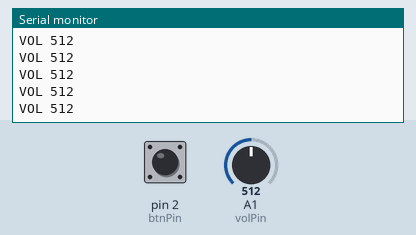
Recording of a sketch running on a simulated Arduino Uno, built with avr-gcc and run on an emulated ATmega328P. On the bench: the last lines printed to the serial monitor. Inputs (shaded band) come from the test bench; at power-on: A1 (volPin) = 512, pin 2 (btnPin) LOW.

Above: at 9.8 s.
9.9 s: A1 (volPin) set to 106
At 10.9 s:
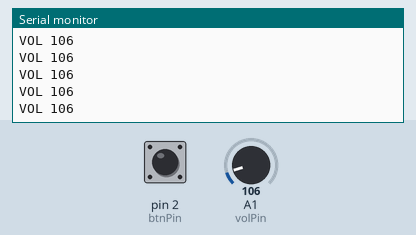
12.9 s: A1 (volPin) set to 91
At 13.9 s:
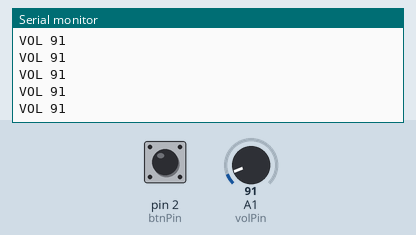
Timing chart, 0 to 15.9 s (numbered marks = the images above; inputs shaded):
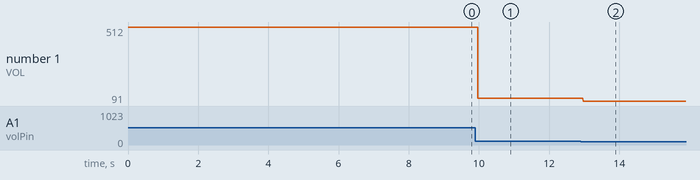

Measured:
- after the input at 9.9 s, the serial monitor: prints a new line after 0.07 s (image 1)
- after the input at 12.9 s, the serial monitor: prints a new line after 0.07 s (image 2)
- plotted number 1: 512 → 106 after the input at 9.9 s, 106 → 91 after the input at 12.9 s

The sketch:

py_macropad_hardware.ino
```cpp
// Vol
int volPin = A1;
int vol = 0;

// Btn
int btnPin = 2;

void setup()
{
  Serial.begin(9600);

  pinMode(btnPin, INPUT);
}

void loop()
{
  vol = analogRead(volPin);

  Serial.print("VOL ");
  Serial.print(vol);
  Serial.print("\n");

  if(digitalRead(btnPin) == HIGH)
  {
    Serial.print("BTN\n");
    delay(200);
  }

}
```
